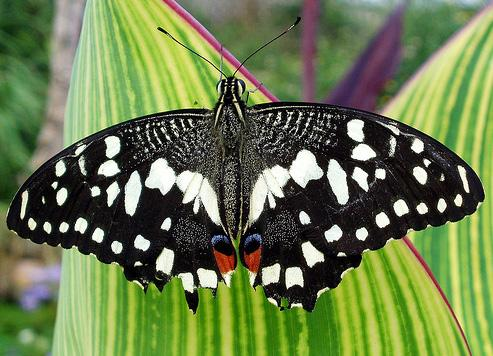
#> input picture Python_Code/Image Processing_JZG/sources/butterfly.jpg, 493 x 356 px
$ python Numpy_about.py
#> lines starting #> are read from the running program, lines starting #| are printed output that depends on the picture
#> in run, img is the input picture: shape (356, 493, 3); mean B, G, R 77.2, 123.6, 107
# 1.加载一张图片，读取图片属性等信息，打印出图片的高，宽，通道数
# 2.遍历像素取反，计算显示遍历运算使用时间
# 3.利用逻辑运算快速高效像素取反
# 3.创建一个纯色的图片
# 4.纯数组操作
# 5.利用np.array定义一个数组
import cv2 as cv
import numpy as np


def access_pixels(image):
    print(image.shape)
#| (356, 493, 3)
    height = image.shape[0]
#> height = 356
    width = image.shape[1]
#> width = 493
    channels = image.shape[2]
#> channels = 3
    print('height: %s, width: %s, channels: %s' % (height, width, channels))
#| height: 356, width: 493, channels: 3
    for row in range(height):
        for col in range(width):
            for c in range(channels):
                pv = image[row, col, c]
                image[row, col, c] = 255 - pv
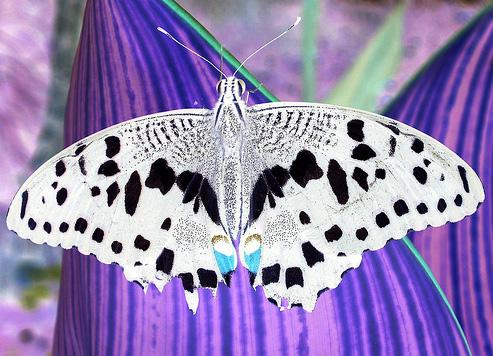
#> image: shape (356, 493, 3); mean B, G, R 177.8, 131.4, 148
    cv.imshow("像素遍历取反", image)


def inverse_image(image):
    dst = cv.bitwise_not(image)
    cv.imshow('inverse_demo', dst)


def create_image():
    """
    #多通道图片
    img_1 = np.zeros([400, 400, 3], np.uint8)       # 8位整型0矩阵
    img_1[:, :, 0] = np.ones([400, 400]) * 255      # 1矩阵   全部像素0通道赋全值  即蓝色
    cv.imshow('new_img', img_1)
    """
    """
    # 单通道图片
    img_1 = np.zeros([400, 400], np.uint8)  # 8位整型0矩阵
    img_1[:, :] = np.ones([400, 400]) * 255  # 1矩阵 全部像素赋全值为白色，赋0值为黑色
    cv.imshow('new_img', img_1)
    """
    # 单通道图片简化写法
    img_1 = np.ones([400, 400], np.uint8)  # 8位整型0矩阵
    img_1[:, :] = img_1 * 255  # 1矩阵 全部像素赋全值为白色，赋0值为黑色
    cv.imshow('new_img', img_1)


def operation_array():
    m1 = np.ones([3, 3], np.float32)
    m1.fill(122.388)
    print(m1)

    # m2是m1的横写形式
    m2 = m1.reshape([1, 9])
    print(m2)

    # 利用np.array定义一个数组
    m3 = np.array([[1, 2, 3], [4, 5, 6], [7, 8, 9]], np.int32)
    m3.fill(9)
    print(m3)


def run():
    img = cv.imread('sources/butterfly.jpg')
    cv.namedWindow('picture', cv.WINDOW_AUTOSIZE)
    cv.imshow('picture', img)
    t1 = cv.getTickCount()
    access_pixels(img)  # 像素遍历取反
    t2 = cv.getTickCount()
    time = (t2 - t1) / cv.getTickFrequency()
    print('time: %s ms' % (time * 1000))

    # create_image()    # 创建图片
    # operation_array() # 操作数组
    # inverse_image()   # 逻辑运算像素取反

    cv.waitKey(0)
    cv.destroyWindow('picture')


if __name__ == '__main__':
    run()
